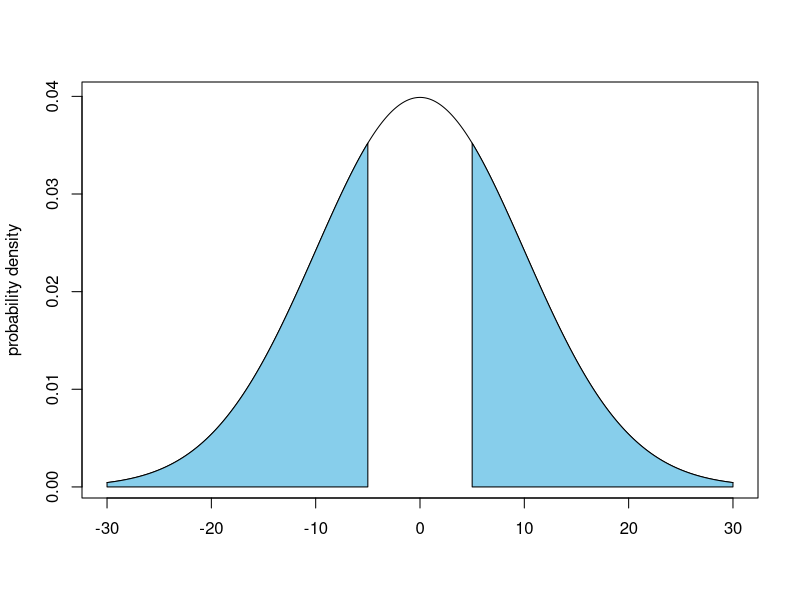

The R source for this figure:
## ---- chunk 1
mean5.3 <- 0
sd5.3 <- 10
pnorm_plot_exterior <- function(q_lo,q_hi,mean,sd,...) {
  coord.x <- seq(from=mean-3*sd,to=mean+3*sd,by=sd/100)
  plot(coord.x,dnorm(coord.x,mean,sd),type="l",...)
  shaded.coord.x.lo <- coord.x[coord.x <= q_lo]
  shaded.coord.x.hi <- coord.x[coord.x >= q_hi]
  polygon.x.lo <- c(min(shaded.coord.x.lo),shaded.coord.x.lo,max(shaded.coord.x.lo))
  polygon.x.hi <- c(min(shaded.coord.x.hi),shaded.coord.x.hi,max(shaded.coord.x.hi))
  polygon.y.lo <- c(0,dnorm(shaded.coord.x.lo,mean,sd),0)  
  polygon.y.hi <- c(0,dnorm(shaded.coord.x.hi,mean,sd),0)  
  polygon(polygon.x.lo,polygon.y.lo,col='skyblue')
  polygon(polygon.x.hi,polygon.y.hi,col='skyblue')
}
pnorm_plot_exterior(
  mean=mean5.3,
  sd=sd5.3,
  q_lo=mean5.3-sd5.3/2,
  q_hi=mean5.3+sd5.3/2,
  main="",xlab="",ylab="probability density")
## ---- chunk 2

## ---- chunk 3

## ---- chunk 4

## ---- chunk 5

